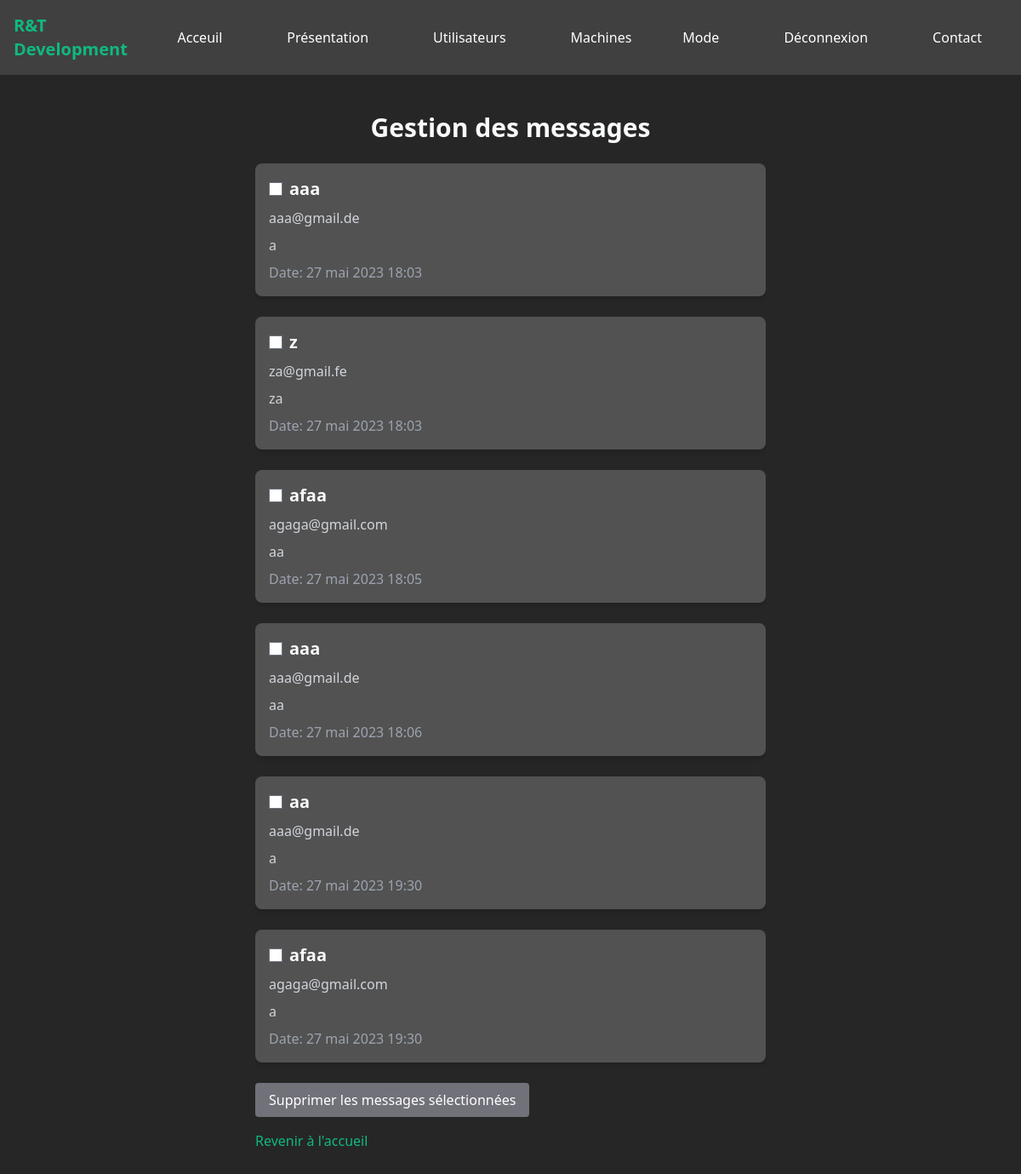
The page /computerApp/contact/messages/ (signed in) on the database as committed earlier.
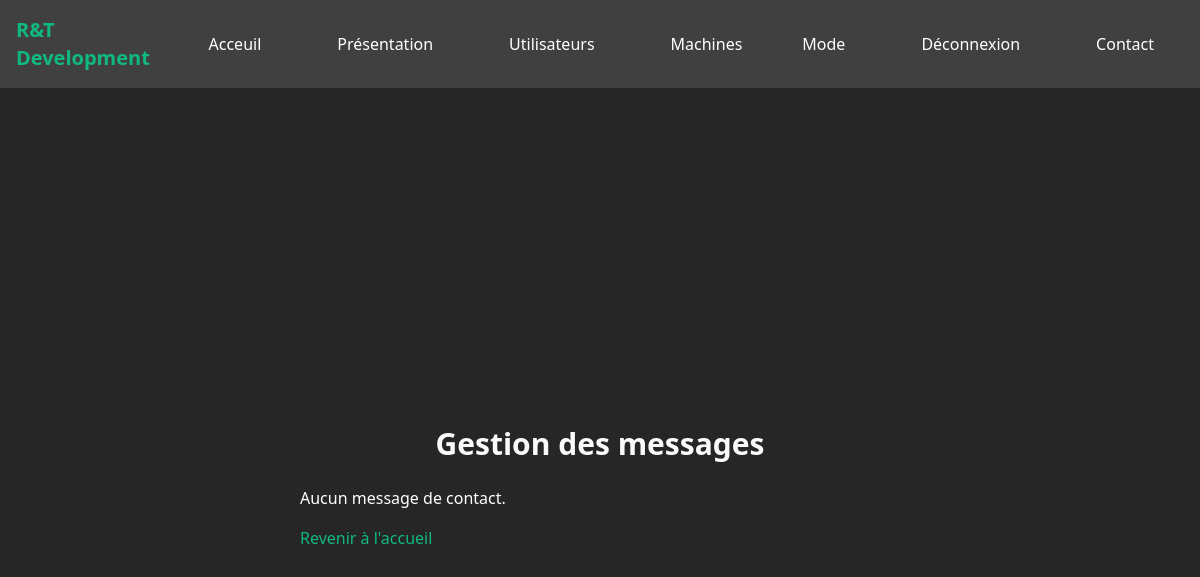
The same page on the database as committed later.
### computerApp/models.py (models this page shows, shortened)
class ContactMessage(models.Model):
    name = models.CharField(max_length=100)
    email = models.EmailField()
    message = models.TextField()
    created_at = models.DateTimeField(auto_now_add=True)

### computerApp/views.py (the view)
# urls.py: path('contact/messages/', views.contact_messages, name='view-contact-messages'),
@login_required
def contact_messages(request):
    messages = ContactMessage.objects.all()
    return render(request, 'contact_messages.html', {'messages': messages})

### theme/context_processors.py (called while the page is built)
def theme(request):
    if 'is_dark_theme' in request.session:
        is_dark_theme = request.session.get('is_dark_theme')
        return {'is_dark_theme': is_dark_theme}
    return {'is_dark_theme': False}

### computerApp/templates/contact_messages.html (shortened to what this page needs)
{% extends "index.html" %}
{% block content %}
    <div class="flex flex-col justify-center items-center h-screen">
        <h2 class="text-3xl font-bold mb-6">Gestion des messages</h2>
        <div class="w-full sm:w-2/3 lg:w-1/2 overflow-y-auto">
            {% if messages %}
                <form action="{% url 'del-contact-message' %}" method="post">
                    {% for message in messages %}
                        <div class="mb-6 p-4 bg-white rounded-lg shadow-md dark:bg-neutral-600 hover:shadow-lg transition-shadow duration-300">
                            <label class="flex items-center">
                                <input type="checkbox" name="selected_contact_message" value="{{ message.id }}" class="mr-2 form-checkbox text-emerald-500 border-black" >
                                <span class="text-xl font-semibold">{{ message.name }}</span>
                            </label>
                            <p class="text-gray-700 mt-2 dark:text-gray-300">{{ message.email }}</p>
                            <p class="text-gray-700 mt-2 dark:text-gray-300">{{ message.message }}</p>
                            <p class="text-gray-500 mt-2 dark:text-gray-400">Date: {{ message.created_at }}</p>
                        </div>
                    {% endfor %}
                    <button type="submit" class="bg-zinc-800 hover:bg-zinc-950 dark:bg-zinc-500 dark:hover:bg-zinc-700 duration-300 text-white py-2 px-4 rounded">Supprimer les messages sélectionnées</button>
                </form>
            {% else %}
                <p class="text-gray-900 dark:text-white">Aucun message de contact.</p>
            {% endif %}
            <button class="mt-4">
                <a href="{% url 'index' %}" class="text-emerald-500 hover:text-emerald-500">Revenir à l'accueil</a>
            </button>
        </div>
    </div>
{% endblock %}

Rows that differ between the two databases and show on the page:
removed ContactMessage: name "aaa", email "aaa@gmail.de", message "a", created_at "27 mai 2023 18:03"
removed ContactMessage: name "z", email "za@gmail.fe", message "za", created_at "27 mai 2023 18:03"
removed ContactMessage: name "afaa", email "agaga@gmail.com", message "aa", created_at "27 mai 2023 18:05"
removed ContactMessage: name "aaa", email "aaa@gmail.de", message "aa", created_at "27 mai 2023 18:06"
removed ContactMessage: name "aa", email "aaa@gmail.de", message "a", created_at "27 mai 2023 19:30"
removed ContactMessage: name "afaa", email "agaga@gmail.com", message "a", created_at "27 mai 2023 19:30"
Other text that changed with them:
text no longer shown: "Supprimer les messages sélectionnées"
text now shown: "Aucun message de contact."
